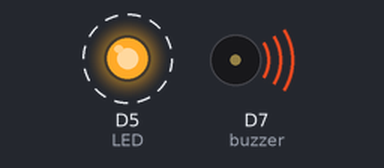
A sketch run on a simulated ESP8266 (NodeMCU). On the bench: output pins drawn as LEDs (lit = HIGH), buzzer (waves = sounding, pin HIGH). Dashed ring = blinking.

Above: at 0.5 s.
Timing chart, 0 to 4.6 s (numbered marks = the images above):
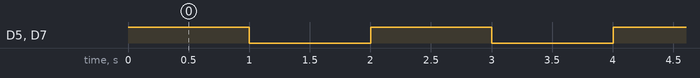

The sketch:

buzzer_led.ino
```cpp
//int LED = 23;
//int buzzer = 22;

#define LED D5
#define buzzer D7

void setup() {
  pinMode(LED, OUTPUT);
  pinMode(buzzer, OUTPUT);
}

void loop() {
  digitalWrite(LED, HIGH);      //turns the Red LED on
  delay(1);                     //Wait for 1 milliseconds = 0.001 seconds
  digitalWrite(buzzer, HIGH);   //turns the Buzzer on
  delay(1000);                  //Wait for 1 seconds

  digitalWrite(LED, LOW);       //turns the Red LED off
  delay(1);                     //Wait for 0.001 seconds
  digitalWrite(buzzer, LOW);    //turns the Buzzer off
  delay(1000);                  //Wait for 1 seconds
}
```

Measured:
- by itself, D5 (LED), D7 (buzzer): alternates HIGH for 1.0 s and LOW for 1.0 s
- by itself, everything shown: repeats every 2.0 s, in 4 steps
